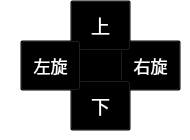
             <widget class="QWidget" name="adjustPage_2">
              <property name="styleSheet">
               <string notr="true">background-color:transparent;</string>
              </property>
              <widget class="QPushButton" name="switch_1">
               <property name="geometry">
                <rect>
                 <x>70</x>
                 <y>40</y>
                 <width>61</width>
                 <height>51</height>
                </rect>
               </property>
               <property name="sizePolicy">
                <sizepolicy hsizetype="Expanding" vsizetype="Expanding">
                 <horstretch>0</horstretch>
                 <verstretch>0</verstretch>
                </sizepolicy>
               </property>
               <property name="styleSheet">
                <string notr="true">QPushButton{
border-image: url(:images/switch.png);
color: rgb(255, 255, 255);
}
QPushButton:pressed{
border-image: url(:images/switchon.png);
}</string>
               </property>
               <property name="text">
                <string/>
               </property>
               <property name="autoRepeat">
                <bool>true</bool>
               </property>
              </widget>
              <widget class="QPushButton" name="rightrot">
               <property name="geometry">
                <rect>
                 <x>120</x>
                 <y>40</y>
                 <width>61</width>
                 <height>51</height>
                </rect>
               </property>
               <property name="sizePolicy">
                <sizepolicy hsizetype="Expanding" vsizetype="Expanding">
                 <horstretch>0</horstretch>
                 <verstretch>0</verstretch>
                </sizepolicy>
               </property>
               <property name="font">
                <font>
                 <family>楷体</family>
                 <pointsize>13</pointsize>
                </font>
               </property>
               <property name="styleSheet">
                <string notr="true">QPushButton{
border-image: url(:images/right.png);
color: rgb(255, 255, 255);
padding:0px;
}
QPushButton:pressed{
border-image: url(:images/righton.png);
padding-top:5px;
padding-left:5px;
}</string>
               </property>
               <property name="text">
                <string>右旋</string>
               </property>
               <property name="checkable">
                <bool>true</bool>
               </property>
               <property name="autoRepeat">
                <bool>true</bool>
               </property>
               <property name="autoRepeatInterval">
                <number>30</number>
               </property>
              </widget>
              <widget class="QPushButton" name="up">
               <property name="geometry">
                <rect>
                 <x>70</x>
                 <y>0</y>
                 <width>61</width>
                 <height>51</height>
                </rect>
               </property>
               <property name="sizePolicy">
                <sizepolicy hsizetype="Expanding" vsizetype="Expanding">
                 <horstretch>0</horstretch>
                 <verstretch>0</verstretch>
                </sizepolicy>
               </property>
               <property name="font">
                <font>
                 <family>楷体</family>
                 <pointsize>14</pointsize>
                </font>
               </property>
               <property name="styleSheet">
                <string notr="true">QPushButton{
border-image: url(:images/up.png);
color: rgb(255, 255, 255);
padding:0px;
}
QPushButton:pressed{
border-image: url(:images/upon.png);
padding-bottom:5px;
}</string>
               </property>
               <property name="text">
                <string>上</string>
               </property>
               <property name="checkable">
                <bool>true</bool>
               </property>
               <property name="autoRepeat">
                <bool>true</bool>
               </property>
               <property name="autoRepeatInterval">
                <number>30</number>
               </property>
              </widget>
              <widget class="QPushButton" name="down">
               <property name="geometry">
                <rect>
                 <x>70</x>
                 <y>80</y>
                 <width>61</width>
                 <height>51</height>
                </rect>
               </property>
               <property name="sizePolicy">
                <sizepolicy hsizetype="Expanding" vsizetype="Expanding">
                 <horstretch>0</horstretch>
                 <verstretch>0</verstretch>
                </sizepolicy>
               </property>
               <property name="font">
                <font>
                 <family>楷体</family>
                 <pointsize>14</pointsize>
                </font>
               </property>
               <property name="styleSheet">
                <string notr="true">QPushButton{
border-image: url(:images/down.png);
color: rgb(255, 255, 255);
padding:0px;
}
QPushButton:pressed{
border-image: url(:images/downon.png);
padding-top:5px;
}</string>
               </property>
               <property name="text">
                <string>下</string>
               </property>
               <property name="checkable">
                <bool>true</bool>
               </property>
               <property name="autoRepeat">
                <bool>true</bool>
               </property>
               <property name="autoRepeatInterval">
                <number>30</number>
               </property>
              </widget>
              <widget class="QPushButton" name="leftrot">
               <property name="geometry">
                <rect>
                 <x>20</x>
                 <y>40</y>
                 <width>61</width>
                 <height>51</height>
                </rect>
               </property>
               <property name="sizePolicy">
                <sizepolicy hsizetype="Expanding" vsizetype="Expanding">
                 <horstretch>0</horstretch>
                 <verstretch>0</verstretch>
                </sizepolicy>
               </property>
               <property name="font">
                <font>
                 <family>楷体</family>
                 <pointsize>13</pointsize>
                </font>
               </property>
               <property name="cursor">
                <cursorShape>ArrowCursor</cursorShape>
               </property>
               <property name="styleSheet">
                <string notr="true">QPushButton{
border-image: url(:images/left.png);
color: rgb(255, 255, 255);
padding:0px;
}
QPushButton:pressed{
border-image: url(:images/lefton.png);
padding-top:5px;
padding-right:5px;
}</string>
               </property>
               <property name="text">
                <string>左旋</string>
               </property>
               <property name="checkable">
                <bool>true</bool>
               </property>
               <property name="autoRepeat">
                <bool>true</bool>
               </property>
               <property name="autoRepeatInterval">
                <number>30</number>
               </property>
              </widget>
             </widget>
